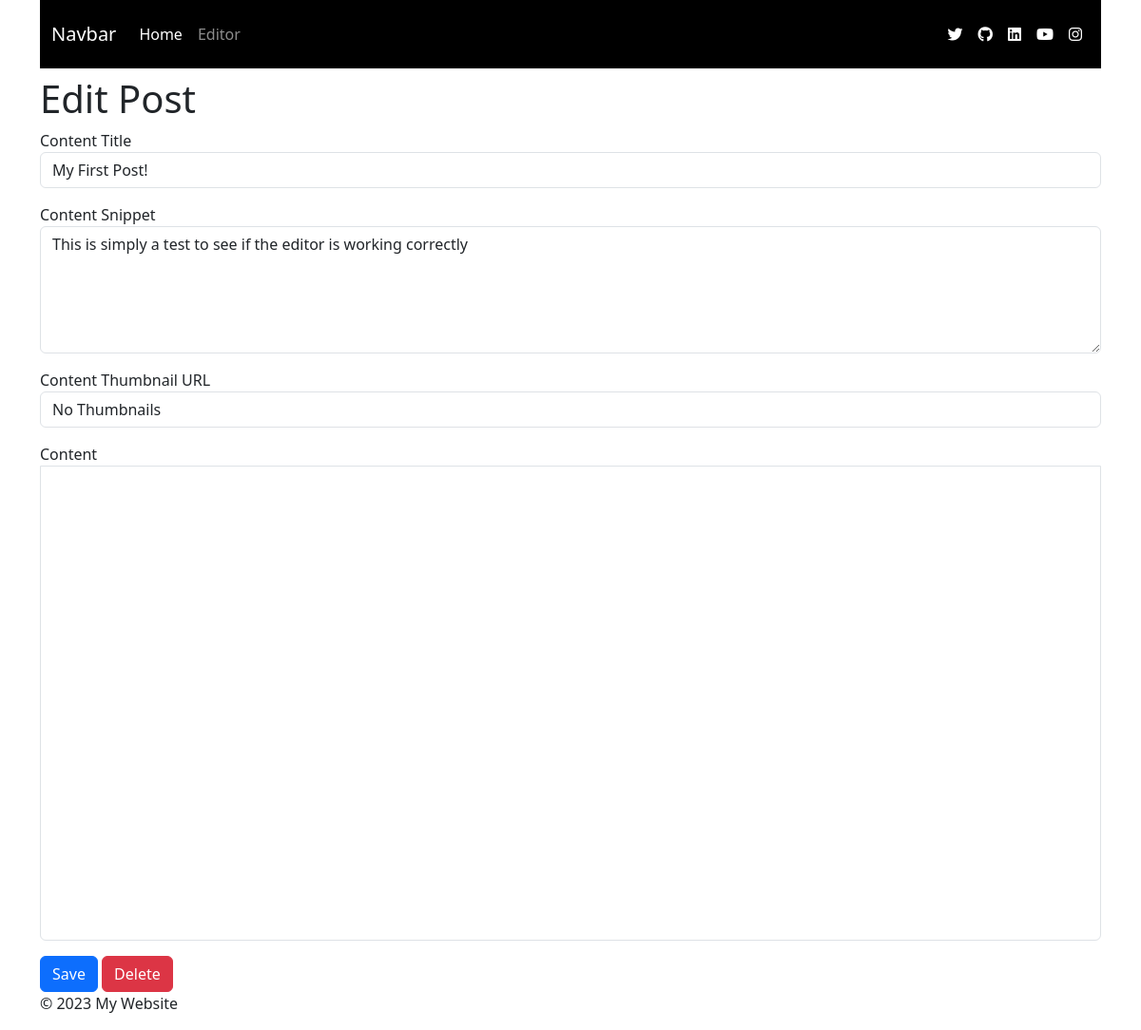
Page /editor/edit_post?id=1 on the committed database.
### app/models.py (models this page shows)
class Content(db.Model):
    id = db.Column(db.Integer, primary_key=True)
    title = db.Column(db.String(140), index=True)
    snippet = db.Column(db.String(280), index=True)
    thumbnail_url = db.Column(db.String(280), index=True)
    content = db.Column(db.Text)

### app/editor/views.py (the view)
@bp.route("/edit_post", methods=["GET", "POST"])
def edit_post():
    id = request.args.get("id")
    post = db.session.query(Content).get(id)
    return render_template("editor.html", page_title="Edit Post", post=post)

### app/editor/templates/editor.html (shortened to what this page needs)
{% extends 'base.html' %}
{% block styles %}
<link href="https://cdn.quilljs.com/1.3.6/quill.snow.css" rel="stylesheet">
<link rel="stylesheet" href="{{ url_for('editor.static', filename='css/styles.css') }}">
{% endblock %}
{% block content %}
<form id="content-form" action="" method="">
    <div class="mb-3">
        <label for="content-title">Content Title</label>
        <input type="text" class="form-control" id="content-title" value="{% if post %}{{ post.title }}{% endif %}">
    </div>
    <div class="mb-3">
        <label for="content-snippet">Content Snippet</label>
        <textarea class="form-control" id="content-snippet" cols="30"
            rows="5">{% if post %}{{ post.snippet }}{% endif %}</textarea>
    </div>
    <div class="mb-3">
        <label for="content-thumbnail-url">Content Thumbnail URL</label>
        <input class="form-control" type="text" id="content-thumbnail-url"
            value="{% if post %}{{ post.thumbnail_url}}{% endif %}">
    </div>
    <div class="mb-3">
        <label for="editor">Content</label>
        <div id="editor"></div>
    </div>
    <input type="submit" class="btn btn-primary" value="Save">
    <button type="button" class="btn btn-danger" data-bs-toggle="modal" data-bs-target="#myModal">
        Delete
    </button>
</form>
{% endblock %}

### app/editor/static/css/styles.css (style rules this page uses)
#editor { height: 500px; border: solid 1px #dee2e6; border-bottom-left-radius: 0.375rem; border-bottom-right-radius: 0.375rem; }

### rows in the picture
Content: title "My First Post!", snippet "This is simply a test to see if the editor is working correctly", thumbnail_url "No Thumbnails"

### other values in the picture
{{ page_title }} "Edit Post"
